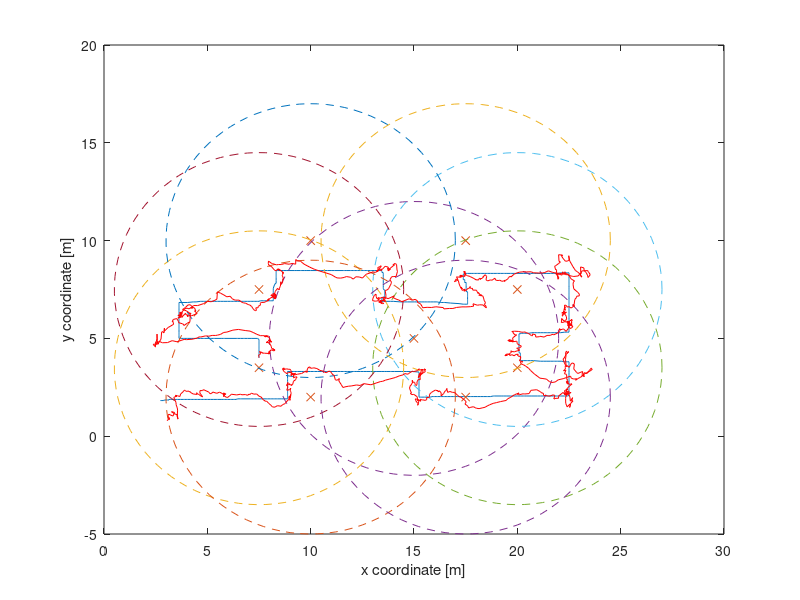

This chart was generated by the following MATLAB code:
%%%%%%%%%%%%%%%%%%%%%%%%%%%%%%%%%%%%%%%%%%%%%%%%%%%%%
%EKF tracking 2D with PV model and RSSI measurements%
%%%%%%%%%%%%%%%%%%%%%%%%%%%%%%%%%%%%%%%%%%%%%%%%%%%%%
clear all;
close all;
clc;
%% load the trajectory
file = load('hard2.mat');
%file = load('easy2.mat');
X = file.X;

N = size(X,1);

%% define the positions of the sensors
radius = 7;% this is how far the sensor can work 
s = [7.5,3.5;   ...
     15,5;      ...
     20,3.5;    ...
     20,7.5;    ...
     7.5,7.5;   ...
     10,10;     ...
     10,2;      ...
     17.5,10;   ...
     17.5,2;    ...
    ];

% define polling query of sensors
dt = 1;
% number of sensors
p = size(s,1);
% dimension of the states : 2D motion x,y
n = 2;

count = 0;
for t=dt+1:dt:N
    v(t) =  sqrt((X(t,1)-X(t-dt,1))^2 + (X(t,2)-X(t-dt,2))^2 )/dt;
    delta_v(t) = abs(v(t)-v(t-dt));
    count = count+1;
end

v_mean = sum(v)/count;
delta_v_mean = sum(delta_v)/count;
% we can otherwise suppose that a man walking in a room
% mantain a constant velocity of 0.75 m/s


%% plot the trajectory and sensors position
figure;
plot(X(:,1),X(:,2));
hold on;
plot(s(:,1),s(:,2), 'x');
t = linspace(0,2*pi);
for j=1:size(s,1)
    plot(radius*cos(t)+s(j,1),radius*sin(t)+s(j,2),'--');
end


% NEW MODEL
%% process covariance : velocity acceleration model
accel_noise_mag = .001; % process noise: the variability in how fast the target is speeding up (stdv of acceleration: meters/sec^2)
accel_noise_mag =(0.75)^2 / dt; %%consider constant velocity

Ex = [  dt^3/3 0 dt^2/2 0; ...
       0 dt^3/3 0 dt^2/2; ...
       dt^2/2 0 dt 0; ...
       0 dt^2/2 0 dt] .* accel_noise_mag; % Ex convert the process noise (stdv) into covariance matrix
    
%Ex = diag([0.1, 0.1, 1.0, 1.0])* 10^1.650; % (from Perong et.Al)
%Ex = diag([0.1, 0.1, 1.0, 1.0])* 10^1.850; % (from Perong et.Al)
%Ex = eye(4);
    
%% [state transition (state + velocity)] + [input control (acceleration)]
F = [1 0 dt 0; ... % state update matrice
     0 1 0 dt; ...
     0 0 1 0; ...
     0 0 0 1]; 
 
 
%% we don't consider the accerelation for now, just use constant velocity
%G = [(dt^2/2) 0 ; 0 (dt^2/2); dt 0 ; 0 dt];
%u = [1;1]*0.0005; % define acceleration magnitude


%% parameters of the measurement model (taken from Peerapong et.Al)
Pd_0 = 3.0; % RSSI value at 1m [dBm]
R_0  = 1.0; % reference or breakpoint distance [m] 
l = 3.0;    % path loss exponent

%% Initialization
%x_hat = [X(1,1); X(1,2)];
x_hat = [X(1,1); X(1,2); 0; 0 ];
P = Ex; % estimate of initial position variance (covariance matrix)
prediction = x_hat';

%% Simulate noised measurements
distances = zeros(size(s,1),N);
noised_distances = zeros(size(s,1),N);
for t=1:N
     for k=1:size(s,1)
         distances(k,t) = sqrt((X(t,1)-s(k,1)).^2 + (X(t,2)-s(k,2)).^2);
         radio_power(k,t) = Pd_0 - 5*l*log10(distances(k,t));
         if distances(k,t) > radius
             distances(k,t) = 0;
         else
             noised_distances(k,t) = awgn(distances(k,t),10);
             noised_radio_power(k,t) = radio_power(k,t) + sqrt(4.35)*randn(1); %Pd_0 - 5*l*log10(distances(k,t)) - power_noise;
         end
         
     end
end

%% output covariance : each sensor has its own uncertainty and it's uncorrelated with the others
Ez = eye(p) * 10^4.565; % (from Perong et.Al)


%% Kalman filter
number_est = 1;
dist_max = 0;
for t=1:dt:N
    
    %z = noised_distances(:,t);
    z = noised_radio_power(:,t);
    h = zeros(size(s,1),1);
    for k=1:size(s,1)
        if z(k) ~=0
            h(k) = sqrt((x_hat(1) - s(k,1)).^2 + (x_hat(2) - s(k,2)).^2);
            h(k) = Pd_0 - 5*l*log10(h(k));
        end
    end
    
    %% building H matrix
    H = [];
    active_sensors = 0;
    for i=1:size(z,1)
        if z(i) ~= 0 % si linearizza e si calcola nella predizione precedente
            
            %dh_dx = (x_hat(1)-s(i,1))/sqrt((x_hat(1)-s(i,1))^2 + (x_hat(2)-s(i,2))^2);
            %dh_dy = (x_hat(2)-s(i,2))/sqrt((x_hat(1)-s(i,1))^2 + (x_hat(2)-s(i,2))^2);
            
            dh_dx = -5*l*2*(x_hat(1)-s(i,1)) / (log(10)*((x_hat(1)-s(i,1))^2 + (x_hat(2)-s(i,2))^2));
            dh_dy = -5*l*2*(x_hat(2)-s(i,2)) / (log(10)*((x_hat(1)-s(i,1))^2 + (x_hat(2)-s(i,2))^2));
            %H = [H;  dh_dx dh_dy]; 
            H = [H;  dh_dx dh_dy 0 0 ];
            active_sensors = active_sensors + 1;
        else
            %H = [H; 0 0 ];
            H = [H; 0 0 0 0];
        end
    end
    
    if active_sensors<2
        disp('Attenzione sensori rilevati inferiori a 2');
    end
    %% prediction step
    
    % project the state ahead
    x_hat = F * x_hat; % PV model
    %x_hat =  F * x_hat + G*u; % PVA model
    
    % project the covariance ahead
    P_hat = F*P*F' + Ex;
    
    %% correction step
    
    % compute the kalman gain
    K = P_hat*H' * inv(H*P_hat*H' + Ez); 
    
    % update the state estimate with measurement z(t)
    x_hat = x_hat + K*(z-h);
    % update the error covariance
    %P = (eye(2)-K*H)*P_hat;
    P = (eye(4)-K*H)*P_hat;
    
    
    prediction = [prediction; x_hat'];
    
  %% compute distance error 
    
    x_err(number_est) = X(t,1) - x_hat(1);
    y_err(number_est) = X(t,2) - x_hat(2);
    
    dist(number_est) = sqrt(x_err(number_est).^2 + y_err(number_est).^2);
    
    if dist(number_est) > dist_max
        dist_max = dist(number_est);
        pos_dist_max = number_est;
    end
    
    number_est = number_est+1;
    
end

dist_err = sum(dist) / number_est;
RMSE_x = sqrt(sum(x_err.^2)/number_est);
RMSE_y = sqrt(sum(y_err.^2)/number_est);
RMSE_net = sqrt(RMSE_x.^2 + RMSE_y.^2);


disp(['Distance Error  Avg: ',num2str(dist_err)]);
disp(['Distance Error Max : ',num2str(dist_max)]);
disp(['RMSE_x : ',num2str(RMSE_x)]);
disp(['RMSE_y : ',num2str(RMSE_y)]);
disp(['RMSE_net : ',num2str(RMSE_net)]);

plot(prediction(:,1),prediction(:,2),'Color','Red');
xlabel('x coordinate [m]');
ylabel('y coordinate [m]');

